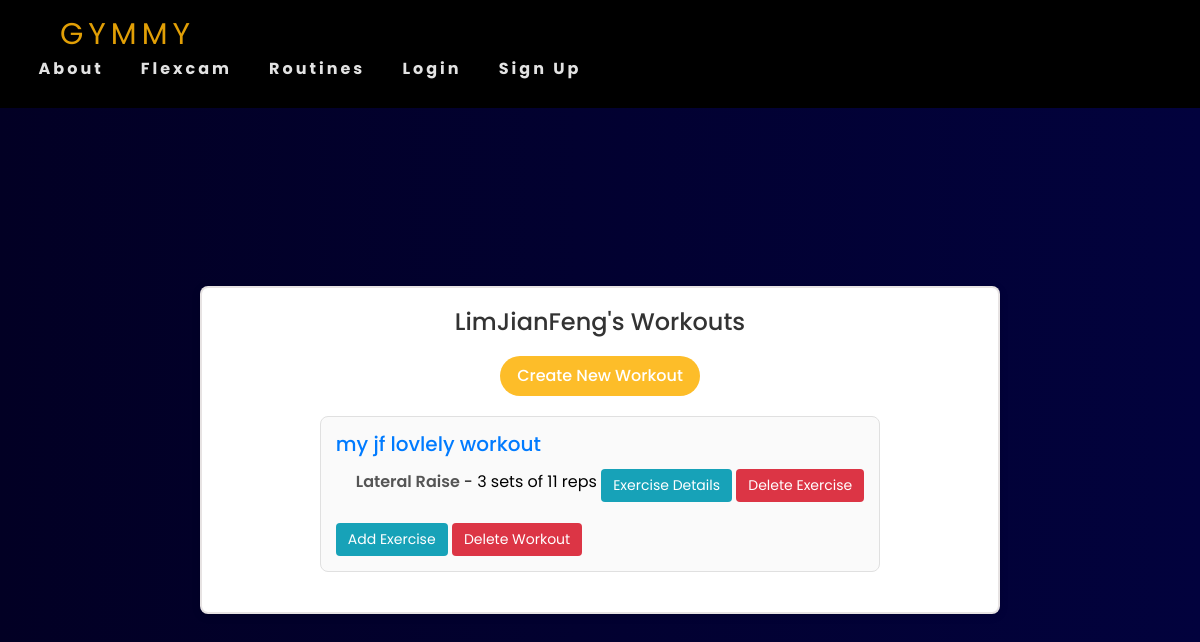
The page /my_workouts/LimJianFeng/ on the database as committed earlier.
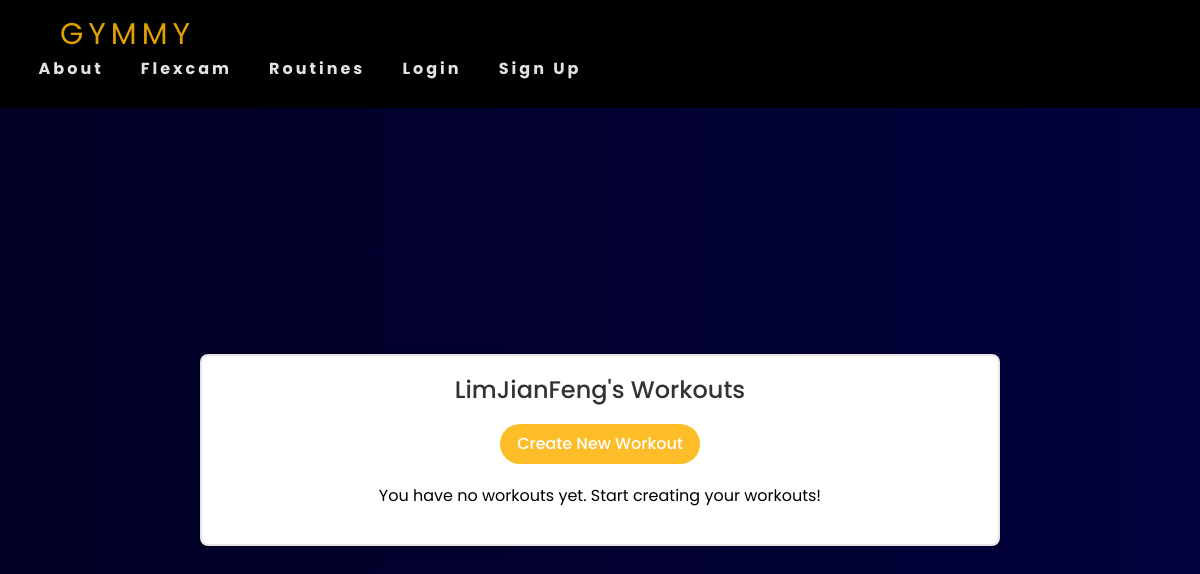
The same page on the database as committed later.
### gymmy/models.py (models this page shows, shortened)
class Workout(models.Model):
    user = models.ForeignKey(User, on_delete=models.CASCADE, related_name='workouts')
    name = models.CharField(max_length=50)

class WorkoutExercise(models.Model):
    workout = models.ForeignKey(Workout, on_delete=models.CASCADE, related_name='exercises')
    routine = models.ForeignKey(Routines, on_delete=models.CASCADE)
    reps = models.PositiveIntegerField(default=1)
    sets = models.PositiveIntegerField(default=1)

class Routines(models.Model):
    routine = models.CharField(max_length=30)
    category = models.ForeignKey(Category, on_delete=models.CASCADE, default=1)
    description = models.CharField(max_length=500, default='', blank=True, null=True)
    image = models.ImageField(upload_to='uploads/routine/')
    favorites = models.ManyToManyField(User, related_name='favourite_routines', blank=True)
    instructions = models.TextField(blank=True, null=True)
    benefits = models.TextField(blank=True, null=True)
    class Meta:
        verbose_name_plural = 'routines'

### gymmy/views.py (the view, shortened to what this page needs)
# urls.py: path('my_workouts/', views.my_workouts, name='my_workouts'),
def my_workouts(request, username=None):
    if username:
        user = get_object_or_404(User, username=username)
    else:
        user = request.user
    workouts = Workout.objects.filter(user=user)
    routines = Routines.objects.all()
    return render(request, 'gymmy/my_workouts.html', {'workouts': workouts, 'profile_user': user, 'routines': routines})

### gymmy/templates/gymmy/my_workouts.html (shortened to what this page needs)
{% extends 'gymmy/base.html' %}
{% load static %}
{% block css %}<link rel="stylesheet" href="{% static 'css/myworkouts.css' %}">{% endblock %}
{% block content %}
<div class="profile-container">
    <h2>{{ profile_user.username }}'s Workouts</h2>
     <button id="create-workout-button" class="btn-create ">Create New Workout</button>
    {% if workouts %}
        {% for workout in workouts %}
            <div class="workout">
                <h3>{{ workout.name }}</h3>
                <ul>
                    {% for exercise in workout.exercises.all %}
                        <li>
                            <strong>{{ exercise.routine.routine }}</strong> -
                            {{ exercise.sets }} sets of {{ exercise.reps }} reps
                            <a href="{% url 'exercise_details' exercise.routine.id %}" class="btn btn-info">Exercise Details</a>
                            <form method="POST" action="{% url 'delete_exercise' exercise.id %}" style="display:inline;">
                                <button type="submit" class="btn btn-danger" onclick="return confirm('Are you sure you want to delete this workout?');">Delete Exercise</button>
                            </form>
                        </li>
                    {% empty %}
                        <li>No exercises added yet.</li>
                    {% endfor %}
                </ul>
                <button class="add-exercise-button btn btn-info" data-workout-id="{{ workout.id }}">Add Exercise</button>
                <form method="POST" action="{% url 'delete_workout' workout.id %}" style="display:inline;">
                    <button type="submit" class="btn btn-danger" onclick="return confirm('Are you sure you want to delete this workout?');">Delete Workout</button>
                </form>
            </div>
        {% endfor %}
    {% else %}
        <p>You have no workouts yet. Start creating your workouts!</p>
    {% endif %}
</div>
{% endblock %}

Rows that differ between the two databases and show on the page:
removed Workout: name "my jf lovlely workout"
removed WorkoutExercise: routine.routine "Lateral Raise", sets "3", reps "11"
Other text that changed with them:
text now shown: "You have no workouts yet. Start creating your workouts!"
